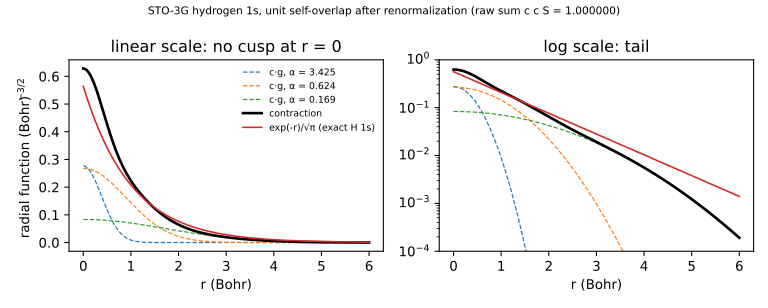

Write the Python code that produced this figure.
"""Figure for book section 2.2: the STO-3G hydrogen 1s contraction.

Reads the bundled BSE-JSON set crates/ferric-core/src/basis/bundled/sto-3g.json,
renormalizes the contraction to unit self-overlap exactly as
ferric-core/src/basis.rs::renormalize_contraction does, and plots the radial
function against the hydrogen-atom 1s function exp(-r)/sqrt(pi). No ferric run.

    python3 book/src/figures/02-molecules-and-numerics/contracted_s_shell.py
"""

import json
from pathlib import Path

import matplotlib

matplotlib.use("Agg")
import matplotlib.pyplot as plt  # noqa: E402
import numpy as np  # noqa: E402

matplotlib.rcParams["svg.hashsalt"] = "ferric-book"
matplotlib.rcParams["svg.fonttype"] = "none"

here = Path(__file__).resolve().parent
root = here.parents[3]
data = json.loads(
    (root / "crates/ferric-core/src/basis/bundled/sto-3g.json").read_text()
)
shell = data["elements"]["1"]["electron_shells"][0]
alpha = np.array([float(x) for x in shell["exponents"]])
coef = np.array([float(x) for x in shell["coefficients"][0]])
lmom = shell["angular_momentum"][0]
assert lmom == 0

# Self-overlap of unit-normalized primitives: (2 sqrt(a b)/(a+b))^(l+3/2).
ov = (2 * np.sqrt(np.outer(alpha, alpha)) / np.add.outer(alpha, alpha)) ** (lmom + 1.5)
s_raw = coef @ ov @ coef
coef = coef / np.sqrt(s_raw)
assert abs(coef @ ov @ coef - 1.0) < 1e-12

r = np.linspace(0.0, 6.0, 1201)
prim = (2 * alpha[:, None] / np.pi) ** 0.75 * np.exp(-alpha[:, None] * r**2)
contracted = (coef[:, None] * prim).sum(axis=0)
hydrogen = np.exp(-r) / np.sqrt(np.pi)

fig, axes = plt.subplots(1, 2, figsize=(8.0, 3.2))
for ax, log in zip(axes, (False, True)):
    for k in range(len(alpha)):
        ax.plot(r, coef[k] * prim[k], lw=0.9, ls="--", label=f"c·g, α = {alpha[k]:.3f}")
    ax.plot(r, contracted, lw=2.0, color="black", label="contraction")
    ax.plot(r, hydrogen, lw=1.2, color="tab:red", label="exp(-r)/√π (exact H 1s)")
    ax.set_xlabel("r (Bohr)")
    if log:
        ax.set_yscale("log")
        ax.set_ylim(1e-4, 1.0)
        ax.set_title("log scale: tail")
    else:
        ax.set_title("linear scale: no cusp at r = 0")
        ax.set_ylabel("radial function (Bohr$^{-3/2}$)")
axes[0].legend(fontsize=7, frameon=False)
fig.suptitle(
    "STO-3G hydrogen 1s, unit self-overlap after renormalization "
    f"(raw sum c c S = {s_raw:.6f})",
    fontsize=8,
)
fig.tight_layout()
fig.savefig(
    here / "contracted_s_shell.svg",
    format="svg",
    metadata={
        "Date": None,
        "Title": "STO-3G H 1s contraction (analytic, no ferric run)",
    },
)
